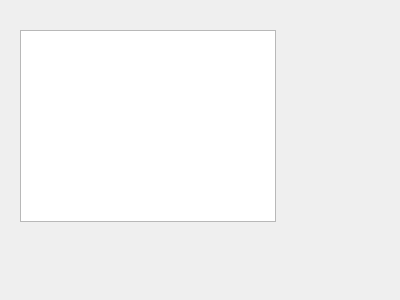
<?xml version="1.0" encoding="UTF-8"?>
<ui version="4.0">
 <class>MainWindow</class>
 <widget class="QMainWindow" name="MainWindow">
  <property name="geometry">
   <rect>
    <x>0</x>
    <y>0</y>
    <width>400</width>
    <height>300</height>
   </rect>
  </property>
  <property name="windowTitle">
   <string>MainWindow</string>
  </property>
  <widget class="QWidget" name="centralWidget">
   <widget class="QLabel" name="label">
    <property name="geometry">
     <rect>
      <x>60</x>
      <y>60</y>
      <width>47</width>
      <height>20</height>
     </rect>
    </property>
    <property name="text">
     <string>TextLabel</string>
    </property>
   </widget>
   <widget class="QGraphicsView" name="graphicsView">
    <property name="geometry">
     <rect>
      <x>20</x>
      <y>30</y>
      <width>256</width>
      <height>192</height>
     </rect>
    </property>
   </widget>
  </widget>
 </widget>
 <layoutdefault spacing="6" margin="11"/>
 <resources/>
 <connections/>
</ui>
